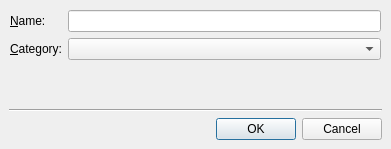
<ui version="4.0" >
 <comment>*********************************************************************
**
** Copyright (C) 1992-2008 Trolltech ASA. All rights reserved.
**
** This file is part of the Qt Designer of the Qt Toolkit.
**
** This file may be used under the terms of the GNU General Public
** License versions 2.0 or 3.0 as published by the Free Software
** Foundation and appearing in the files LICENSE.GPL2 and LICENSE.GPL3
** included in the packaging of this file.  Alternatively you may (at
** your option) use any later version of the GNU General Public
** License if such license has been publicly approved by Trolltech ASA
** (or its successors, if any) and the KDE Free Qt Foundation. In
** addition, as a special exception, Trolltech gives you certain
** additional rights. These rights are described in the Trolltech GPL
** Exception version 1.2, which can be found at
** http://www.trolltech.com/products/qt/gplexception/ and in the file
** GPL_EXCEPTION.txt in this package.
**
** Please review the following information to ensure GNU General
** Public Licensing requirements will be met:
** http://trolltech.com/products/qt/licenses/licensing/opensource/. If
** you are unsure which license is appropriate for your use, please
** review the following information:
** http://trolltech.com/products/qt/licenses/licensing/licensingoverview
** or contact the sales department at sales@trolltech.com.
**
** In addition, as a special exception, Trolltech, as the sole
** copyright holder for Qt Designer, grants users of the Qt/Eclipse
** Integration plug-in the right for the Qt/Eclipse Integration to
** link to functionality provided by Qt Designer and its related
** libraries.
**
** This file is provided "AS IS" with NO WARRANTY OF ANY KIND,
** INCLUDING THE WARRANTIES OF DESIGN, MERCHANTABILITY AND FITNESS FOR
** A PARTICULAR PURPOSE. Trolltech reserves all rights not expressly
** granted herein.
**
** This file is provided AS IS with NO WARRANTY OF ANY KIND, INCLUDING THE
** WARRANTY OF DESIGN, MERCHANTABILITY AND FITNESS FOR A PARTICULAR PURPOSE.
**
*********************************************************************</comment>
 <class>SaveFormAsTemplate</class>
 <widget class="QDialog" name="SaveFormAsTemplate" >
  <property name="geometry" >
   <rect>
    <x>0</x>
    <y>0</y>
    <width>391</width>
    <height>149</height>
   </rect>
  </property>
  <property name="windowTitle" >
   <string>Save Form As Template</string>
  </property>
  <layout class="QVBoxLayout" >
   <property name="margin" >
    <number>9</number>
   </property>
   <property name="spacing" >
    <number>6</number>
   </property>
   <item>
    <layout class="QGridLayout" >
     <property name="margin" >
      <number>1</number>
     </property>
     <property name="spacing" >
      <number>6</number>
     </property>
     <item row="0" column="1" >
      <widget class="QLineEdit" name="templateNameEdit" >
       <property name="text" >
        <string/>
       </property>
       <property name="echoMode" >
        <enum>QLineEdit::Normal</enum>
       </property>
      </widget>
     </item>
     <item row="1" column="1" >
      <widget class="QComboBox" name="categoryCombo" />
     </item>
     <item row="1" column="0" >
      <widget class="QLabel" name="label_2" >
       <property name="frameShape" >
        <enum>QFrame::NoFrame</enum>
       </property>
       <property name="frameShadow" >
        <enum>QFrame::Plain</enum>
       </property>
       <property name="text" >
        <string>&amp;Category:</string>
       </property>
       <property name="textFormat" >
        <enum>Qt::AutoText</enum>
       </property>
       <property name="buddy" >
        <cstring>categoryCombo</cstring>
       </property>
      </widget>
     </item>
     <item row="0" column="0" >
      <widget class="QLabel" name="label" >
       <property name="frameShape" >
        <enum>QFrame::NoFrame</enum>
       </property>
       <property name="frameShadow" >
        <enum>QFrame::Plain</enum>
       </property>
       <property name="text" >
        <string>&amp;Name:</string>
       </property>
       <property name="textFormat" >
        <enum>Qt::AutoText</enum>
       </property>
       <property name="buddy" >
        <cstring>templateNameEdit</cstring>
       </property>
      </widget>
     </item>
    </layout>
   </item>
   <item>
    <spacer>
     <property name="orientation" >
      <enum>Qt::Vertical</enum>
     </property>
     <property name="sizeHint" >
      <size>
       <width>373</width>
       <height>16</height>
      </size>
     </property>
    </spacer>
   </item>
   <item>
    <widget class="QFrame" name="horizontalLine" >
     <property name="frameShape" >
      <enum>QFrame::HLine</enum>
     </property>
     <property name="frameShadow" >
      <enum>QFrame::Sunken</enum>
     </property>
    </widget>
   </item>
   <item>
    <widget class="QDialogButtonBox" name="buttonBox" >
     <property name="orientation" >
      <enum>Qt::Horizontal</enum>
     </property>
     <property name="standardButtons" >
      <set>QDialogButtonBox::Cancel|QDialogButtonBox::NoButton|QDialogButtonBox::Ok</set>
     </property>
    </widget>
   </item>
  </layout>
 </widget>
 <resources/>
 <connections>
  <connection>
   <sender>buttonBox</sender>
   <signal>accepted()</signal>
   <receiver>SaveFormAsTemplate</receiver>
   <slot>accept()</slot>
   <hints>
    <hint type="sourcelabel" >
     <x>256</x>
     <y>124</y>
    </hint>
    <hint type="destinationlabel" >
     <x>113</x>
     <y>143</y>
    </hint>
   </hints>
  </connection>
  <connection>
   <sender>buttonBox</sender>
   <signal>rejected()</signal>
   <receiver>SaveFormAsTemplate</receiver>
   <slot>reject()</slot>
   <hints>
    <hint type="sourcelabel" >
     <x>332</x>
     <y>127</y>
    </hint>
    <hint type="destinationlabel" >
     <x>372</x>
     <y>147</y>
    </hint>
   </hints>
  </connection>
 </connections>
</ui>
